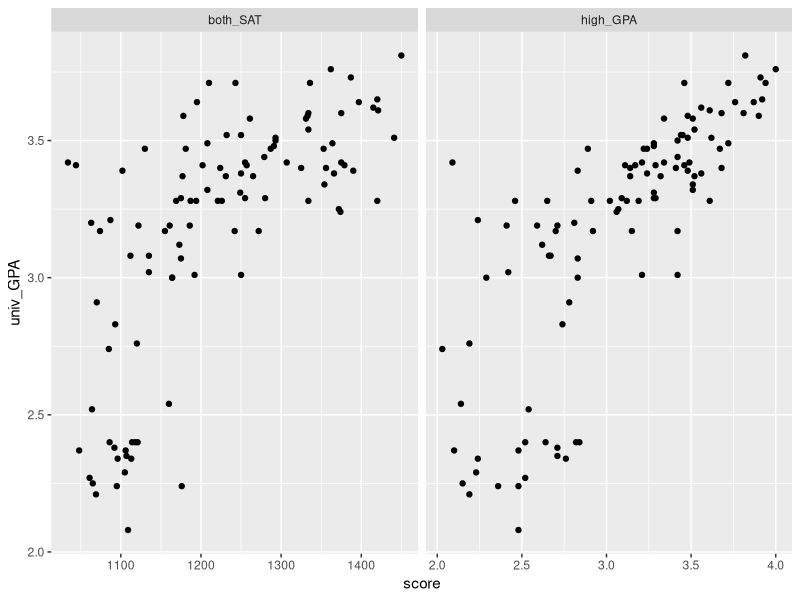
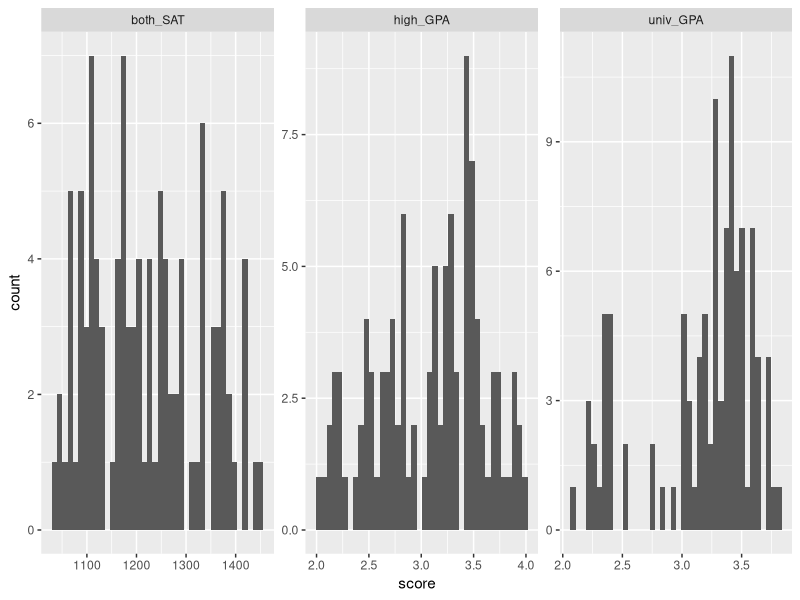
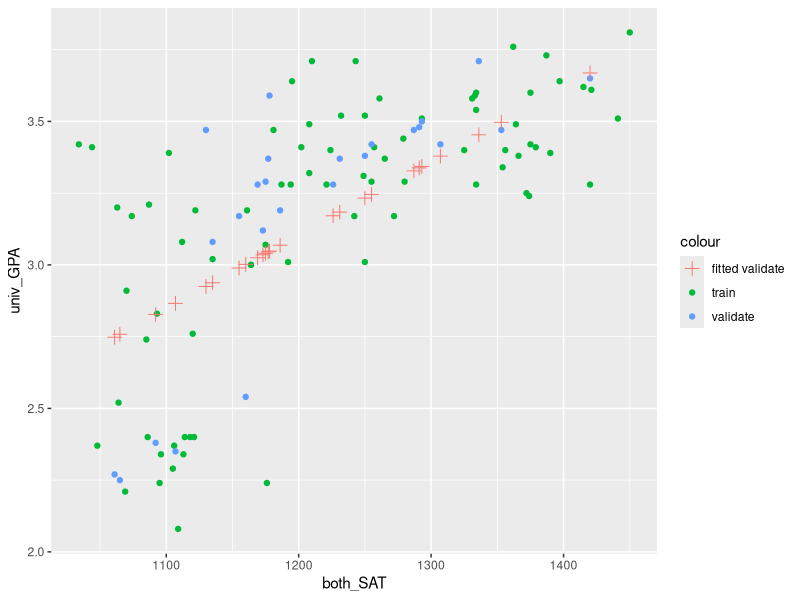

Source code (R) for these figures, in order:
## ---- chunk 1
library(tidyverse)
library(readxl)
library(broom)
library(modelr)
library(rsample)
## ---- chunk 2
## TODO:
df_sat <- read_xls("data/sat.xls")

## TODO: Do your "first checks"
df_sat %>% 
  summary()
## ---- chunk 3
## NOTE: No need to edit this
df_composite <-
  df_sat %>%
  mutate(both_SAT = math_SAT + verb_SAT)

df_composite
## ---- chunk 4
df_composite %>% 
  pivot_longer(
    cols = c(high_GPA, both_SAT),
    names_to = "variables",
    values_to = "score"
  ) %>% 
  ggplot(aes(score, univ_GPA)) +
  geom_point() +
  facet_wrap(.~variables, scales = 'free_x')
## ---- chunk 5
df_composite %>% 
  pivot_longer(
    cols = c(both_SAT, high_GPA, univ_GPA),
    names_to = "variable",
    values_to = "score"
  ) %>% 
  ggplot() + 
  geom_histogram(aes(score), bins = 40) + 
  facet_wrap(.~variable, scale = 'free')
## ---- chunk 6
## TODO: Use the function cor.test() to test the correlations between
##       high_GPA and univ_GPA, as well as between
##       both_SAT and univ_GPA
x <- df_composite %>% pull(high_GPA)
y <- df_composite %>% pull(univ_GPA)

high_univ_GPA <- cor.test(x, y) %>% tidy()

x <- df_composite %>% pull(both_SAT)
y <- df_composite %>% pull(univ_GPA)

SAT_univ_GPA <- cor.test(x, y) %>% tidy()


cbind(as.data.frame(t(high_univ_GPA)), as.data.frame(t(SAT_univ_GPA))) %>% 
  rename(c(high_univ_GPA = 1, SAT_univ_GPA = 2))
## ---- chunk 7
## TODO: Use the bootstrap to compute a confidence interval for corr[high_GPA, univ_GPA]
corr_high_GPA <- function(split) {
  df <- analysis(split)
  
  tibble(
    term = "cor",
    estimate = cor(df$high_GPA, df$univ_GPA)
  )
}

## Use the bootstrap to approximate a CI
df_composite %>%
  bootstraps(times = 1000) %>%
  mutate(estimates = map(splits, corr_high_GPA))  %>%
  int_pctl(estimates)


## ---- chunk 8
## NOTE: No need to edit
set.seed(101)

df_train <-
  df_composite %>%
  rowid_to_column() %>%
  slice_sample(n = 80)

df_validate <-
  df_composite %>%
  rowid_to_column() %>%
  anti_join(
    .,
    df_train,
    by = "rowid"
  )
## ---- chunk 9
## TODO: Fit a model of univ_GPA on the predictor both_SAT
fit_basic <- 
  lm(
    data = df_train,
    formula = univ_GPA ~ both_SAT
  )

## NOTE: The following computes confidence intervals on regression coefficients
fit_basic %>%
  tidy(
    conf.int = TRUE,
    conf.level = 0.99
  )
mse(fit_basic, df_validate)

new <- df_validate %>% select(both_SAT)

ggplot(df_train, aes(both_SAT, univ_GPA)) +
  geom_point(aes(color = "train")) +
  geom_point(data = df_validate, aes(color = "validate")) +
  geom_point(data = df_validate, aes(x = both_SAT, y = predict(fit_basic, new), color = "fitted validate"), shape = 3, size = 3)
## ---- chunk 10
## TODO: Fit and assess models with predictors both_SAT + high_GPA, and high_GPA alone

fit_high_GPA <- 
  lm(
    data = df_train,
    formula = univ_GPA ~ high_GPA
  )
fit_high_GPA %>% 
  tidy(
    conf.int = TRUE,
    conf.level = 0.99
  )

fit_composite <- 
  lm(
    data = df_train,
    formula = univ_GPA ~ both_SAT + high_GPA
  )

fit_composite %>% 
  tidy(
    conf.int = TRUE,
    conf.level = 0.99
  )

mse(fit_basic, df_validate)
mse(fit_high_GPA, df_validate)
mse(fit_composite, df_validate)
